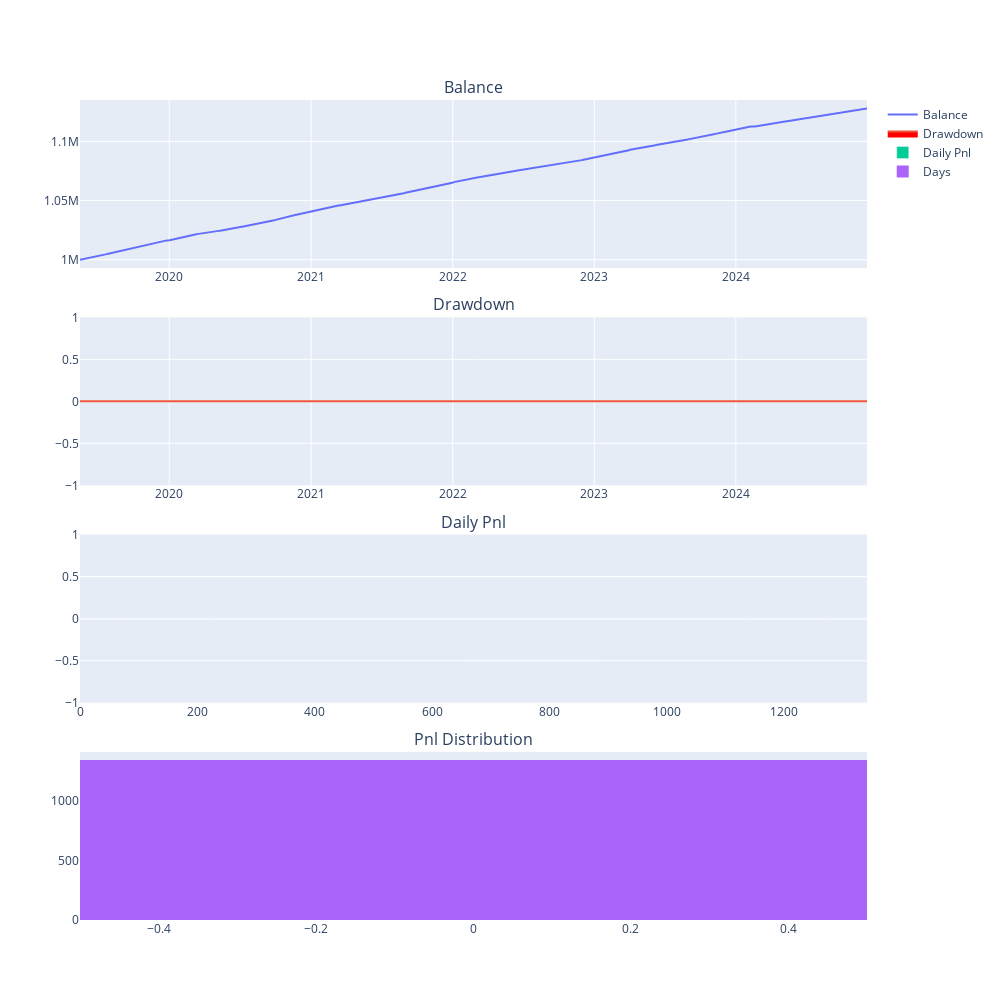

The cell this chart's notebook holds for it:
### Code cell
# 执行回测
engine.load_data()
engine.run_backtesting()
df = engine.calculate_result()
engine.calculate_statistics()
engine.show_chart()

### Figure 1 — Plotly figure (JSON) as saved in the notebook; plotly's stock layout.template omitted (floating-point values rounded to 4 significant figures; data arrays with more than 128 entries replaced by an {"elided": "..."} marker saying what was removed)
{"data": [{"mode": "lines", "name": "Balance", "type": "scatter", "x": {"elided": "1342 str values"}, "xaxis": "x", "y": {"elided": "1342 float values"}, "yaxis": "y"}, {"fill": "tozeroy", "fillcolor": "red", "mode": "lines", "name": "Drawdown", "type": "scatter", "x": {"elided": "1342 str values"}, "xaxis": "x2", "y": {"elided": "1342 int values"}, "yaxis": "y2"}, {"name": "Daily Pnl", "type": "bar", "xaxis": "x3", "y": {"elided": "1342 int values"}, "yaxis": "y3"}, {"name": "Days", "nbinsx": 100, "type": "histogram", "x": {"elided": "1342 int values"}, "xaxis": "x4", "yaxis": "y4"}], "layout": {"annotations": [{"font": {"size": 16}, "showarrow": false, "text": "Balance", "x": 0.5, "xanchor": "center", "xref": "paper", "y": 1, "yanchor": "bottom", "yref": "paper"}, {"font": {"size": 16}, "showarrow": false, "text": "Drawdown", "x": 0.5, "xanchor": "center", "xref": "paper", "y": 0.735, "yanchor": "bottom", "yref": "paper"}, {"font": {"size": 16}, "showarrow": false, "text": "Daily Pnl", "x": 0.5, "xanchor": "center", "xref": "paper", "y": 0.47, "yanchor": "bottom", "yref": "paper"}, {"font": {"size": 16}, "showarrow": false, "text": "Pnl Distribution", "x": 0.5, "xanchor": "center", "xref": "paper", "y": 0.205, "yanchor": "bottom", "yref": "paper"}], "height": 1000, "width": 1000, "xaxis": {"anchor": "y", "domain": [0, 1]}, "xaxis2": {"anchor": "y2", "domain": [0, 1]}, "xaxis3": {"anchor": "y3", "domain": [0, 1]}, "xaxis4": {"anchor": "y4", "domain": [0, 1]}, "yaxis": {"anchor": "x", "domain": [0.795, 1]}, "yaxis2": {"anchor": "x2", "domain": [0.53, 0.735]}, "yaxis3": {"anchor": "x3", "domain": [0.265, 0.47]}, "yaxis4": {"anchor": "x4", "domain": [0, 0.205]}}}
